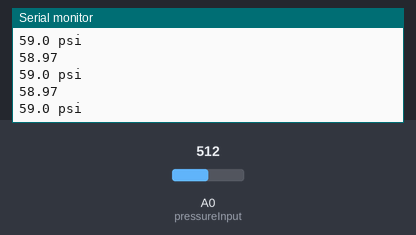
Bench run of a sketch on a simulated Arduino Uno, built with avr-gcc and run on an emulated ATmega328P. Parts: the last lines printed to the serial monitor. The inputs (shaded band) are chosen by the test bench; at power-on: A0 (pressureInput) = 512.

Above: at 1.2 s.
1.3 s: A0 (pressureInput) set to 716
At 1.69 s:
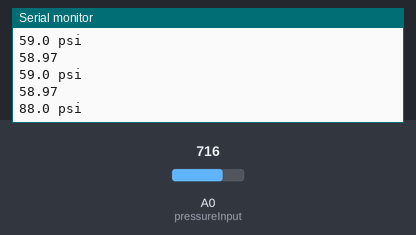
2.8 s: A0 (pressureInput) set to 810
At 2.94 s:
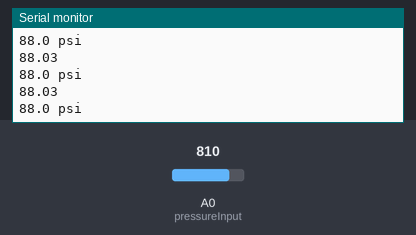
Timing chart, 0 to 5.8 s (numbered marks = the images above; inputs shaded):
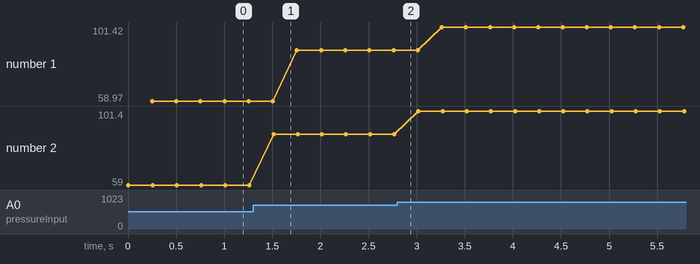

The sketch:

pressure_sensor.ino
```cpp
const int pressureInput = A0; // Select the analog input pin for the pressure transducer
const int pressureZero = 98; // Analog reading of pressure transducer at 0psi
const int pressureMax = 800; // Analog reading of pressure transducer at 100psi
const int pressuretransducermaxPSI = 100; // PSI value of the transducer being used
const int baudRate = 9600; // Constant integer to set the baud rate for serial monitor
const int sensorreadDelay = 250; // Constant integer to set the sensor read delay in milliseconds

float pressureValue = 0; // Variable to store the value coming from the pressure transducer

void setup() {
  Serial.begin(baudRate); // Initializes serial communication at the set baud rate
}

void loop() {
  pressureValue = analogRead(pressureInput); // Reads value from input pin and assigns it to the variable
  pressureValue = ((pressureValue - pressureZero) * pressuretransducermaxPSI) / (pressureMax - pressureZero); // Conversion equation to convert analog reading to psi
  Serial.print(pressureValue, 1); // Prints value to serial monitor with 1 decimal place
  Serial.println(" psi"); // Prints label to serial monitor
  delay(sensorreadDelay); // Delay in milliseconds between reading values
  Serial.println(pressureValue);
}
```

Measured:
- after the input at 1.3 s, the serial monitor: prints a new line after 0.21 s (image 1)
- plotted number 1: 58.97 → 88.03 after the input at 1.3 s, 88.03 → 101 after the input at 2.8 s
- plotted number 2: 59 → 88 after the input at 1.3 s, 88 → 101.4 after the input at 2.8 s
